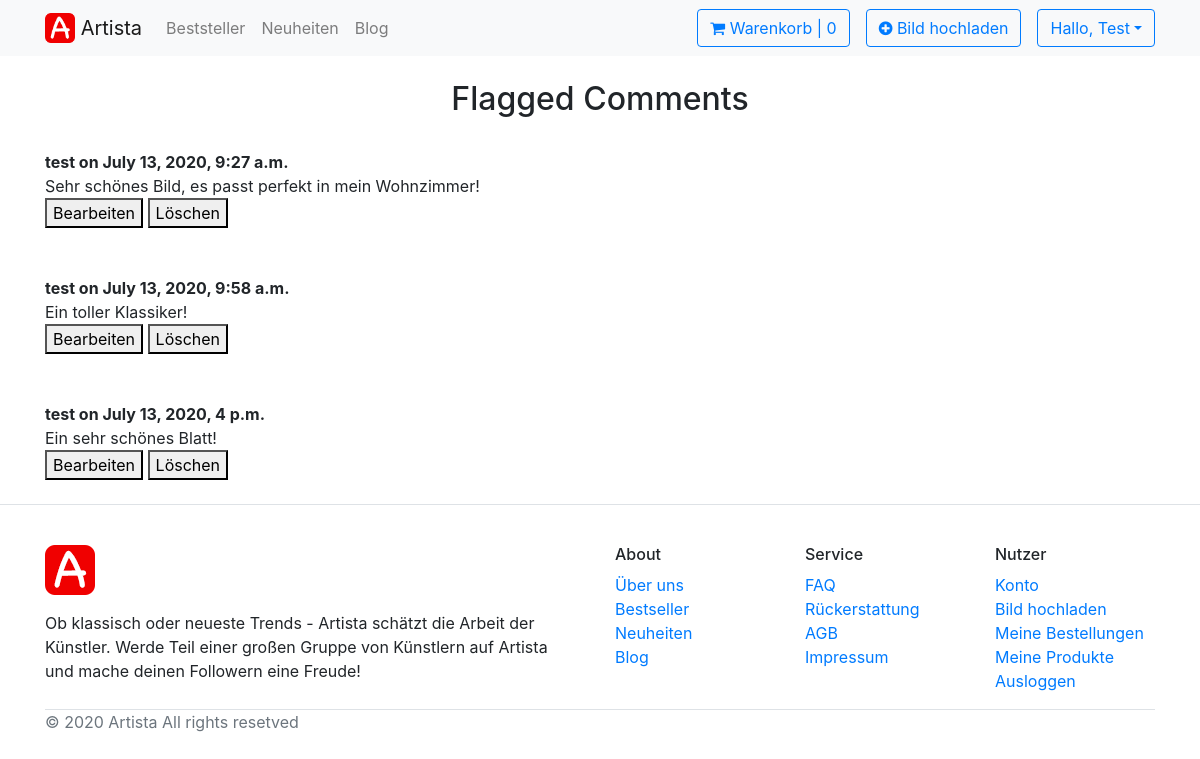
Page /customerservice/comments-with-flag/ (signed in) on the earlier database version.
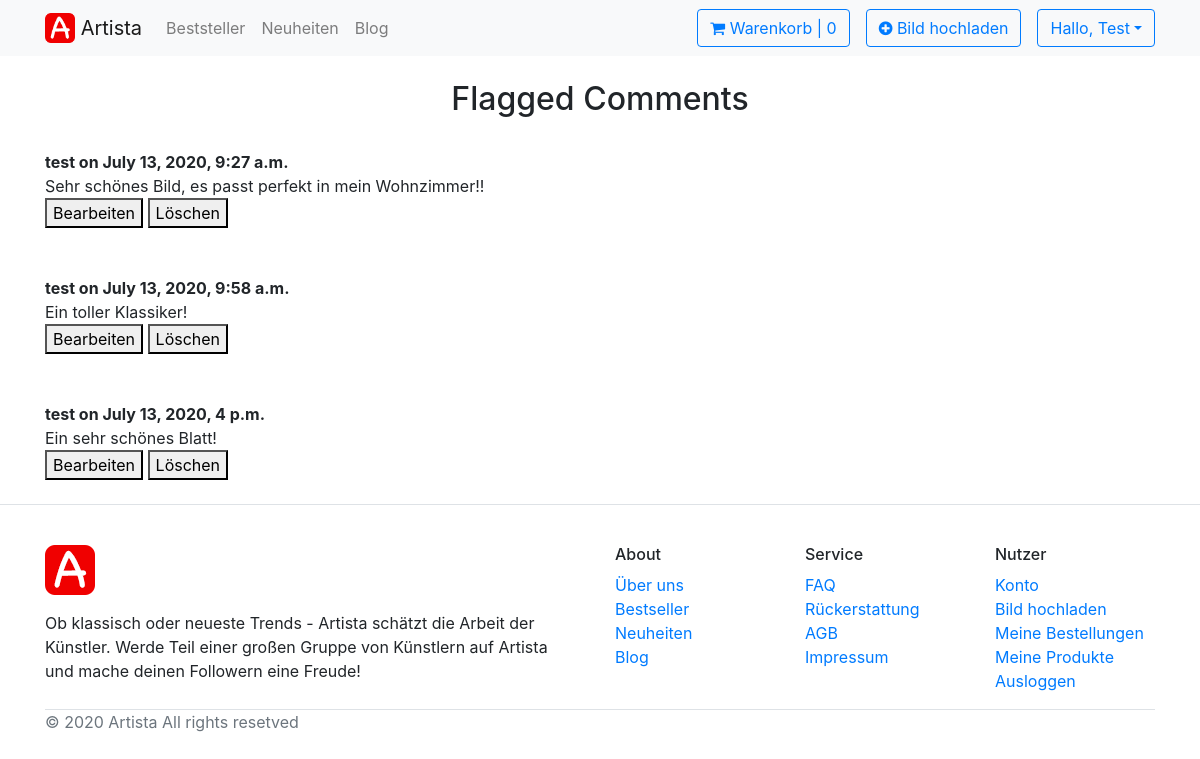
Same page on the later database version.
### Profile/models.py (models this page shows)
class ShopUser(AbstractUser):
    profile_picture = models.ImageField(upload_to='profile_pictures/', blank=True, null=True)
    instagram_handle = models.CharField(max_length=100, blank=True, null=True)

### Shop/models.py (models this page shows, shortened)
class Comment(models.Model):
    text = models.TextField(max_length=500)
    timestamp = models.DateTimeField(auto_now_add=True)
    user = models.ForeignKey(ShopUser, on_delete=models.CASCADE)
    product = models.ForeignKey(Product, on_delete=models.CASCADE)
    class Meta:
        ordering = ['timestamp']
        verbose_name = 'Comment'
        verbose_name_plural = 'Comments'

### Customerservice/views.py (the view, shortened to what this page needs)
# urls.py: path('comments-with-flag/', views.CommentsFlagView.as_view(), name='comments-flag'),
class CommentsFlagView(ListView):
    model = Comment
    context_object_name = 'comments_with_flag'
    template_name = 'comments-flag.html'
    def get_context_data(self, **kwargs):
        context = super(CommentsFlagView, self).get_context_data(**kwargs)
        can_delete = False
        user = self.request.user
        if not user.is_anonymous:
            can_delete = user.is_superuser or user.is_staff
            context['can_delete'] = can_delete
            return context

### Customerservice/templates/comments-flag.html (shortened to what this page needs)
{% extends 'Shop/base.html' %}
{% load static %}
{% block content %}
    <div class="container">
{% block logged_in_content %}
    <h2 class="text-center mt-4">Flagged Comments</h2>
    {% for comment in comments_with_flag %}
        <br>
        <b>{{ comment.user.username }} on {{ comment.timestamp }}</b><br>
        {{ comment.text }}<br>
        {% if can_delete %}
            <form method="POST">
                <button type="submit" name="edit">Bearbeiten</button>
                <button type="submit" name="delete">Löschen</button>
            </form>
            <br>
        {% endif %}
    {% endfor %}
{% endblock logged_in_content %}
    </div>
{% endblock content %}

### Shop/templates/Shop/base.html (shortened to what this page needs)
<!DOCTYPE html>
{% load static %}
<html lang="en">
<head>
    <link rel="stylesheet" href="https://stackpath.bootstrapcdn.com/bootstrap/4.5.0/css/bootstrap.min.css">
    <link href="https://maxcdn.bootstrapcdn.com/font-awesome/4.7.0/css/font-awesome.min.css" rel="stylesheet" type="text/css"/>
    <link rel="stylesheet" type="text/css" href="{%  static '/css/main.css' %}">
</head>
<body>
{% if '/login/' not in request.path %}{% include 'Shop/utils/navbar.html' %}{% endif %}
{% block content %}
{% endblock content %}
{% if '/login/' not in request.path %}{% include 'Shop/utils/footer.html' %}{% endif %}
</body>
</html>

### Shop/templates/Shop/utils/navbar.html (shortened to what this page needs)
{% load static %}
<nav class="navbar navbar-expand-lg navbar-light bg-light">
<div class="container">
  <a class="navbar-brand" href="{% url 'home' %}">
     <img src=" {% static '/images/Artista_Logo.png' %}" width="30" height="30" class="d-inline-block align-top" alt="">
      Artista
  </a>
  <div class="collapse navbar-collapse" id="navbarSupportedContent">
    <ul class="navbar-nav mr-auto">
      <li class="nav-item">
        <a class="nav-link" href="#">Beststeller </a>
      </li>
      <li class="nav-item">
        <a class="nav-link" href="#">Neuheiten </a>
      </li>
      <li class="nav-item">
        <a class="nav-link" href="#">Blog </a>
      </li>
    </ul>
    <ul class="navbar-nav ml-auto">
      <li class="nav-item">
          <a class="btn btn-outline-primary" href="{% url 'cart' %}"><i class="fa fa fa-shopping-cart fa-sm"></i> Warenkorb | 0</a>
      </li>
      {% if user.is_authenticated or shopuser.is_authenticated %}
      <li class="nav-item px-3">
        <a class="btn btn-outline-primary" href="{% url 'upload' %}"><i class="fa fa fa-plus-circle fa-sm"></i> Bild hochladen</a>
      </li>
        <div class="dropdown">
        <button class="btn btn-outline-primary dropdown-toggle" type="button" id="dropdownMenuButton" data-toggle="dropdown" aria-haspopup="true" aria-expanded="false">Hallo, {{ user.username | title }}</button>
</div>
      {% else %}
      <li>
        <a class="btn btn-warning ml-3" href="{% url 'login' %}">Anmelden</a>
      </li>
      {% endif %}
    </ul>
  </div>
</div>
</nav>

### Shop/templates/Shop/utils/footer.html
{% load static %}
<footer class="section-footer border-top">
    <div class="container">
        <section class="footer-top padding-y">
            <div class="row">
                <aside class="col-md-6">
                    <article class="mr-3">
                        <img src="http://127.0.0.1:8000/static/images/Artista_Logo.png" class="logo-footer">
                        <p class="mt-3">Ob klassisch oder neueste Trends - Artista schätzt die Arbeit der Künstler. Werde Teil einer großen Gruppe von Künstlern auf Artista und mache deinen Followern eine Freude!</p>
                    </article>
                </aside>
                <aside class="col-sm-3 col-md-2">
                    <h6 class="title">About</h6>
                    <ul class="list-unstyled">
                        <li> <a href="#">Über uns</a></li>
                        <li> <a href="#">Bestseller</a></li>
                        <li> <a href="#">Neuheiten</a></li>
                        <li> <a href="#">Blog</a></li>
                    </ul>
                </aside>
                <aside class="col-sm-3 col-md-2">
                    <h6 class="title">Service</h6>
                    <ul class="list-unstyled">
                        <li> <a href="#">FAQ</a></li>
                        <li> <a href="#">Rückerstattung</a></li>
                        <li> <a href="#">AGB</a></li>
                        <li> <a href="#">Impressum</a></li>
                    </ul>
                </aside>
                <aside class="col-sm-3  col-md-2">
                    <h6 class="title">Nutzer</h6>
                    <ul class="list-unstyled">
                        {% if user.is_authenticated or shopuser.is_authenticated %}
                            <li> <a href="{% url 'user' %}">Konto</a></li>
                            <li> <a href="{% url 'upload' %}">Bild hochladen</a></li>
                            <li> <a href="#">Meine Bestellungen</a></li>
                            <li> <a href="#">Meine Produkte</a></li>
                            <li> <a href="{% url 'logout' %}">Ausloggen</a></li>
                        {% else %}
                            <li> <a href="{% url 'login' %}">Anmelden</a></li>
                            <li> <a href="{% url 'signup' %}">Registrieren</a></li>
                        {% endif %}
                    </ul>
                </aside>
            </div>
        </section>
        <section class="footer-copyright border-top">
            <p class="float-left text-muted"> © 2020 Artista  All rights resetved </p>
        </section>
    </div>
</footer>

### static/css/main.css (style rules this page uses)
footer { padding-top: 40px; }

Differences in the rows shown:
changed Comment: text "Sehr schönes Bild, es passt perfekt in mein Wohnzimmer!" → "Sehr schönes Bild, es passt perfekt in mein Wohnzimmer!!"
